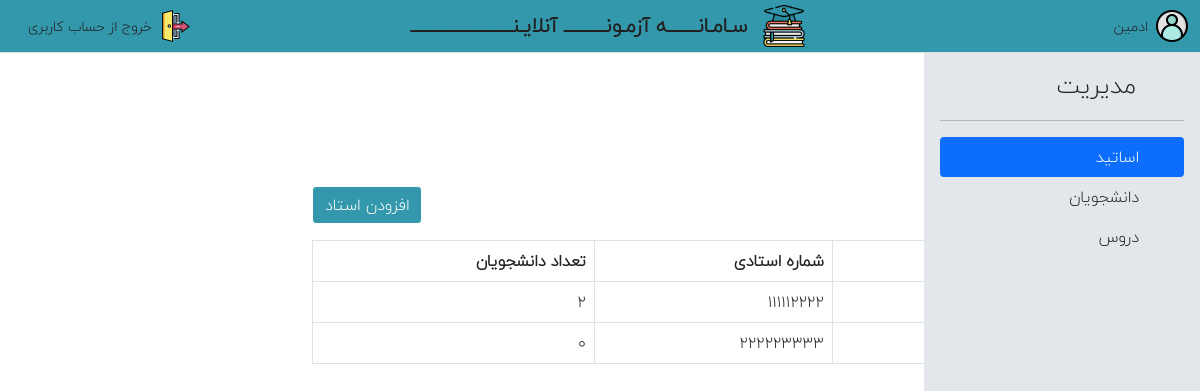
Page /admin (signed in) on the earlier database version.
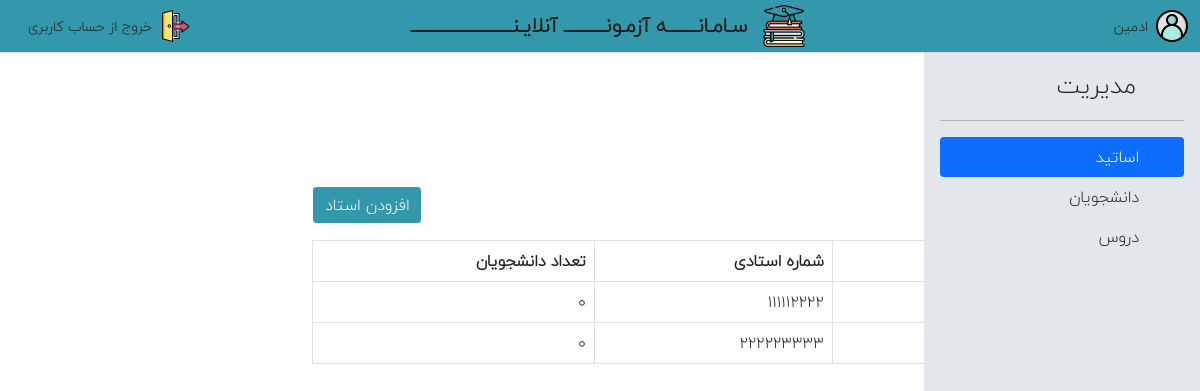
Same page on the later database version.
### online_test/models.py (models this page shows, shortened)
class User(db.Model, UserMixin):
    id = db.Column(db.Integer, primary_key=True)
    name = db.Column(db.String(100), nullable=False) # Full name
    identifier = db.Column(db.String(10), nullable=False, unique=True)
    user_type = db.Column(db.String(30), default='student')
    password = db.Column(db.String(32), nullable=False)
    phone = db.Column(db.String(32))
    answers = db.relationship("Answer", backref="student")
    courses_of_teacher = db.relationship('Course', backref="teacher")
    courses_of_student = db.relationship('Course', secondary=enrolls, backref=db.backref("enrolled_students", lazy="dynamic"))
    completed_exams = db.relationship('Exam', secondary=completed_exams, backref=db.backref("completed_students", lazy="dynamic"))
    create_date = db.Column(db.DateTime, default=datetime.utcnow)
    @property
    def is_teacher(self):
        return self.user_type == 'teacher'
    @property
    def is_admin(self):
        return self.user_type == 'admin' or self.id == 1

### online_test/routes.py (the view)
@app.route('/admin')
@login_required
def admin():
    if not current_user.is_admin:
        return redirect(url_for(current_user.user_type))
    data = {
        "students":  User.query.filter_by(user_type="student").all(),
        "teachers":  User.query.filter_by(user_type="teacher").all(),
        "courses":  Course.query.all()
    }
    data["student_counts"] =  { teacher.id: sum([len(c.enrolled_students.all()) for c in teacher.courses_of_teacher]) for teacher in data['teachers'] }
    data["student_units"] =  { student.id: sum([c.units for c in student.courses_of_student]) for student in data['students'] }
    return render_template('admin.html', **data)

### online_test/models.py (called while the page is built)
@login_manager.user_loader
def load_user(user_id):
    return User.query.get(int(user_id))

### online_test/templates/admin.html (shortened to what this page needs)
{% extends 'base.html' %}
{% block main %}
    <main class="admin_dashboard h-100">
        <div class="row m-0  h-100">
            <div class="col-3 sidebar  h-100 ps-0">
                <div class="d-flex flex-column flex-shrink-0 p-3 bg-lightblue  h-100" >
                    <a href="/" class="d-flex align-items-center mb-3 mb-md-0 me-md-auto link-dark text-decoration-none" dideo-checked="true">
                      <svg class="bi me-2" width="40" height="32"><use xlink:href="#bootstrap"></use></svg>
                      <span class="fs-4">مدیریت</span>
                    </a>
                    <hr>
                    <ul class="nav nav-pills flex-column mb-auto">
                      <li class="nav-item">
                        <a href="#teachers" class="nav-link link-dark active" aria-current="page" data-target="teachers" >
                          <svg class="bi me-2" width="16" height="16"><use xlink:href="#home"></use></svg>
                          اساتید
                        </a>
                      </li>
                      <li class="nav-item">
                        <a href="#students" class="nav-link link-dark" aria-current="page" data-target="students" >
                          <svg class="bi me-2" width="16" height="16"><use xlink:href="#home"></use></svg>
                          دانشجویان
                        </a>
                      </li>
                      <li>
                        <a href="#courses" class="nav-link link-dark" data-target="courses">
                          <svg class="bi me-2" width="16" height="16"><use xlink:href="#speedometer2"></use></svg>
                          دروس
                        </a>
                      </li>
                    </ul>
                  </div>
            </div>
            <div class="col-9 content">
                <article class ="" id="teachers">
                    <h2 class="my-4 py-4">اساتید آموزشگاه</h2>
                    <div class="form-group text-end mb-3">
                        <button type="button" class="btn btn-main" data-toggle="modal" data-target="#exampleModal" data-whatever="teacher">افزودن استاد</button>
                    </div>
                    <table class="table table-bordered">
                        <thead>
                        <tr>
                            <th scope="col">#</th>
                            <th scope="col">نام و نام خانوادگی</th>
                            <th scope="col">شماره استادی</th>
                            <th scope="col">تعداد دانشجویان</th>
                        </tr>
                        </thead>
                        <tbody>
                            {% for teacher in teachers %}
                                <tr>
                                    <th scope="row">{{loop.index}}</th>
                                    <td>دکتر {{ teacher.name }}</td>
                                    <td>{{ teacher.identifier }}</td>
                                    <td>{{ student_counts[teacher.id] }}</td>
                                </tr>
                            {% endfor %}
                        </tbody>
                    </table>
                </article>
            </div>
        </div>
    </main>
{% endblock %}

### online_test/templates/base.html (shortened to what this page needs)
<!DOCTYPE html>
<html lang="ar" dir="rtl">
<head>
    <link rel="stylesheet" href="{{ url_for('static', filename='css/bootstrap.css')}}">
    <link rel="stylesheet" href="{{ url_for('static', filename='css/toastr.css')}}">
    <link rel="stylesheet" href="{{ url_for('static', filename='css/master.css')}}">
    <link rel="stylesheet" href="{{ url_for('static', filename='css/datepicker.css')}}">
    <link rel="stylesheet" href="{{ url_for('static', filename='css/bsicons.css')}}">
    <link rel="stylesheet" href="{{ url_for('static', filename='css/countdown.css')}}">
</head>
<body class="{{ body_class or ''}}">
    {% include 'navbar.html' %}
    {% block main %} {% endblock %}
</body>
</html>

### online_test/templates/navbar.html (shortened to what this page needs)
{% if current_user.is_authenticated %}
<nav class="navbar navbar-light bg-main">
  <div class="container-fluid">
    {% if current_user.is_authenticated %}
      <a class="user text-decoration-none" href="/" >
        <img src="{{url_for('static', filename='img/user.png')}}"  alt="logout" class="d-inline-block align-text-top logout">
        <span>{{ current_user.name }}</span>
      </a>
    {% endif %}
    <a class="navbar-brand flex-grow-1 logo justify-content-center " href="#">
      <img src="{{url_for('static', filename='img/logo.png')}}" alt="logo" class="d-inline-block align-text-top logo">
      سـامـانــــــــه آزمـونـــــــــــ آنلایـنـــــــــــــــــــــــــــ
    </a>
    {% if current_user.is_authenticated %}
      <a class="logout text-decoration-none" href="/logout" >
        <img src="{{url_for('static', filename='img/logout.png')}}"  alt="logout" class="d-inline-block align-text-top logout">
        <span>خروج از  حساب کاربری</span>
      </a>
    {% endif %}
  </div>
</nav>
{% endif %}

### online_test/static/css/master.css (style rules this page uses)
* { font-family: IRANYekan; }
a { text-decoration: none; }
body { height: calc(100vh - 61px); padding-top: 52px; }
.bg-lightblue { background-color: #e3e7ec ; }
.row { margin-left: 0; }
nav.navbar { padding: 0; border-bottom: 1px solid #ddd; position: fixed; width: 100%; left: 0; top: 0; z-index: 1; }
.sidebar { width: 24%; position: fixed; top: 52px; bottom: 0; right: 0; }
nav.navbar a { display: flex; align-items: center; color: #201F1F !important; }
nav.navbar a.logo { font-weight: 900; }
nav.navbar a.user, nav.navbar a.logout { width: 180px; font-size: 14px; }
nav.navbar img.logo { width: 42px; height: 42px; margin-left: 16px; }
nav.navbar img.logout { width: 32px; height: 32px; margin-left: 8px; }
.sidebar a { text-decoration: none; }
table tr > th:nth-of-type(1) { text-align: center; }

Differences in the rows shown:
changed User (number 2 of 3 on the later page): id "2" → "0"
